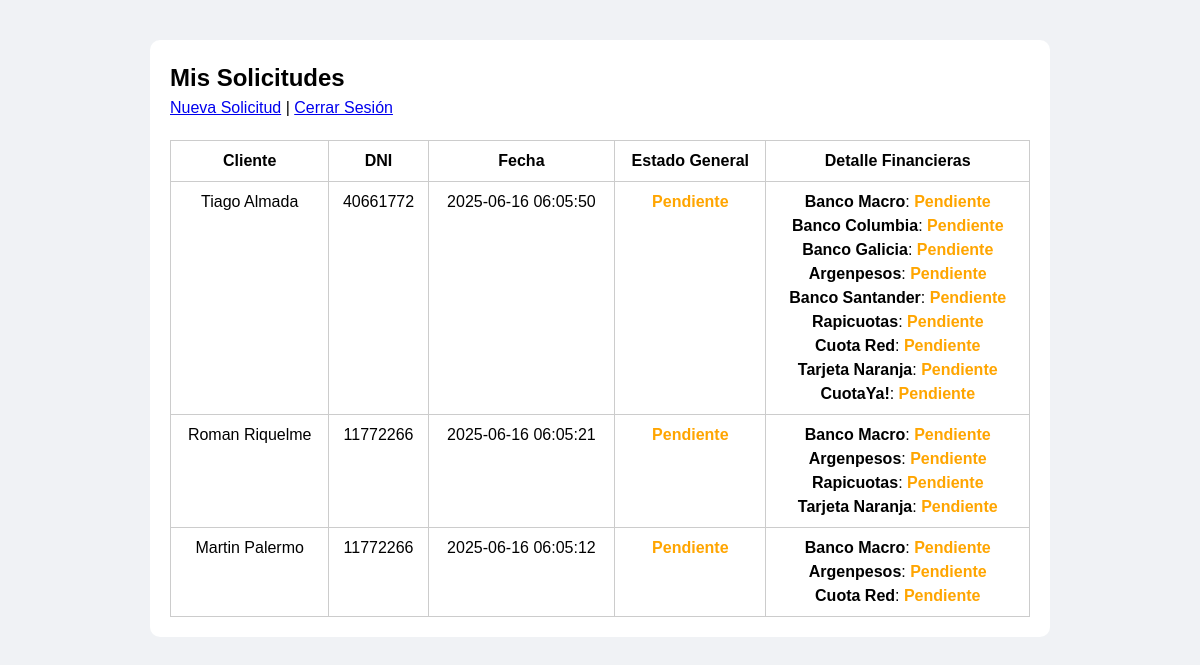
Page /panel_vendedor.php (signed in) on the committed database.
### tables this page shows
CREATE TABLE `solicitudes` (
  `id` int(11) NOT NULL,
  `vendedor_id` int(11) NOT NULL,
  `cliente_nombre` varchar(100) NOT NULL,
  `dni_cliente` varchar(20) NOT NULL,
  `telefono_cliente` varchar(20) DEFAULT NULL,
  `creado_en` timestamp NOT NULL DEFAULT current_timestamp(),
  `revisado_por` int(11) DEFAULT NULL
);

CREATE TABLE `solicitudes_financieras` (
  `id` int(11) NOT NULL,
  `solicitud_id` int(11) NOT NULL,
  `financiera` varchar(50) NOT NULL,
  `estado` enum('Pendiente','Aprobado','Rechazado') DEFAULT 'Pendiente',
  `monto_aprobado` decimal(12,2) DEFAULT 0.00,
  `observaciones` text DEFAULT NULL,
  `revisado_por` int(11) DEFAULT NULL
);

### panel_vendedor.php (the view, shortened to what this page needs)
<?php
require 'config.php';
$vendedor_id = $_SESSION['usuario_id'];
$stmt = $conn->prepare("SELECT * FROM solicitudes WHERE vendedor_id = ? ORDER BY creado_en DESC");
$stmt->bind_param("i", $vendedor_id);
$stmt->execute();
$res = $stmt->get_result();
?>
<!DOCTYPE html>
<html lang="es">
<head>
    <link rel="stylesheet" href="assets/style.css">
</head>
<body>
<div class="container">
    <h2>Mis Solicitudes</h2>
    <a href="nueva_solicitud.php">Nueva Solicitud</a> | <a href="logout.php">Cerrar Sesión</a>
    <table>
        <tr>
            <th>Cliente</th>
            <th>DNI</th>
            <th>Fecha</th>
            <th>Estado General</th>
            <th>Detalle Financieras</th>
        </tr>
        <?php while ($row = $res->fetch_assoc()) {
            $solicitud_id = $row['id'];
            $fin = $conn->query("SELECT COUNT(*) AS total, SUM(estado != 'Pendiente') AS revisadas FROM solicitudes_financieras WHERE solicitud_id = $solicitud_id");
            $fin_row = $fin->fetch_assoc();
            $total = $fin_row['total'];
            $revisadas = $fin_row['revisadas'];
            if ($total == 0) {
                $estado = "<span class='pendiente'>Sin financieras</span>";
            } elseif ($revisadas == 0) {
                $estado = "<span class='pendiente'>Pendiente</span>";
            } elseif ($revisadas < $total) {
                $estado = "<span class='parcial'>En proceso</span>";
            } else {
                $estado = "<span class='revisado'>Completado</span>";
            }
            $financieras = $conn->query("SELECT financiera, estado, monto_aprobado FROM solicitudes_financieras WHERE solicitud_id = $solicitud_id");
            $detalle = "";
            while ($f = $financieras->fetch_assoc()) {
                $estado_fin = $f['estado'];
                $monto = $f['monto_aprobado'];
                if ($estado_fin == 'Aprobado') {
                    $detalle .= "<div><b>{$f['financiera']}</b>: <span class='aprobado'>$estado_fin</span> - Monto: $" . number_format($monto, 0, ',', '.') . "</div>";
                } elseif ($estado_fin == 'Rechazado') {
                    $detalle .= "<div><b>{$f['financiera']}</b>: <span class='rechazado'>$estado_fin</span></div>";
                } else {
                    $detalle .= "<div><b>{$f['financiera']}</b>: <span class='pendiente'>$estado_fin</span></div>";
                }
            }
        ?>
        <tr>
            <td><?= htmlspecialchars($row['cliente_nombre']) ?></td>
            <td><?= htmlspecialchars($row['dni_cliente']) ?></td>
            <td><?= $row['creado_en'] ?></td>
            <td><?= $estado ?></td>
            <td><?= $detalle ?></td>
        </tr>
        <?php } ?>
    </table>
</div>
</body>
</html>

### assets/style.css (style rules this page uses)
body { font-family: Arial, sans-serif; background-color: #f0f2f5; }
.container { width: 90%; max-width: 700px; margin: 40px auto; background: #fff; padding: 20px; border-radius: 10px; }
table { width: 100%; border-collapse: collapse; margin-top: 20px; }
table, th, td { border: 1px solid #ccc; padding: 8px; text-align: center; }
.pendiente { color: orange; font-weight: bold; }

### panel_vendedor.php (style rules this page uses)
* { margin: 0; padding: 0; box-sizing: border-box; }
.container { max-width: 1200px; margin: 0 auto; padding: 0 15px; }
body { font-family: Arial, sans-serif; font-size: 16px; line-height: 1.5; }
body { font-family: Arial, sans-serif; background-color: #f0f2f5; }
.container { width: 90%; max-width: 900px; margin: 40px auto; background: #fff; padding: 20px; border-radius: 10px; }
table { width: 100%; border-collapse: collapse; margin-top: 20px; }
table, th, td { border: 1px solid #ccc; padding: 8px; text-align: center; vertical-align: top; }
.pendiente { color: orange; font-weight: bold; }

### rows in the picture
solicitudes: cliente_nombre "Tiago Almada", dni_cliente "40661772", creado_en "2025-06-16 06:05:50"
solicitudes_financieras: financiera "Banco Macro", estado "Pendiente"
solicitudes_financieras: financiera "Banco Columbia", estado "Pendiente"
solicitudes_financieras: financiera "Banco Galicia", estado "Pendiente"
solicitudes_financieras: financiera "Argenpesos", estado "Pendiente"
solicitudes_financieras: financiera "Banco Santander", estado "Pendiente"
solicitudes_financieras: financiera "Rapicuotas", estado "Pendiente"
solicitudes_financieras: financiera "Cuota Red", estado "Pendiente"
solicitudes_financieras: financiera "Tarjeta Naranja", estado "Pendiente"
solicitudes_financieras: financiera "CuotaYa!", estado "Pendiente"
solicitudes: cliente_nombre "Roman Riquelme", dni_cliente "11772266", creado_en "2025-06-16 06:05:21"
solicitudes_financieras: financiera "Banco Macro", estado "Pendiente"
solicitudes_financieras: financiera "Argenpesos", estado "Pendiente"
solicitudes_financieras: financiera "Rapicuotas", estado "Pendiente"
solicitudes_financieras: financiera "Tarjeta Naranja", estado "Pendiente"
solicitudes: cliente_nombre "Martin Palermo", dni_cliente "11772266", creado_en "2025-06-16 06:05:12"
solicitudes_financieras: financiera "Banco Macro", estado "Pendiente"
solicitudes_financieras: financiera "Argenpesos", estado "Pendiente"
solicitudes_financieras: financiera "Cuota Red", estado "Pendiente"
